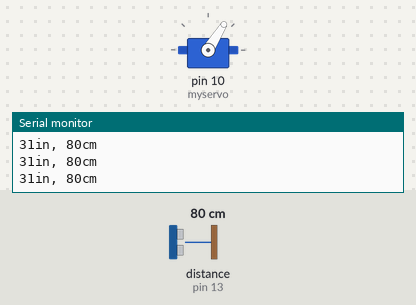
Bench run of a sketch on a simulated Arduino Uno, built with avr-gcc and run on an emulated ATmega328P. Parts: servo, the last lines printed to the serial monitor. The inputs (shaded band) are chosen by the test bench; at power-on: distance to the obstacle (sensor on pin 13) 80 cm. The echo pulse lasts 58.3 µs per cm.

Above: at 1.2 s.
1.3 s: distance to the obstacle (sensor on pin 13) set to 9 cm
At 1.7 s:
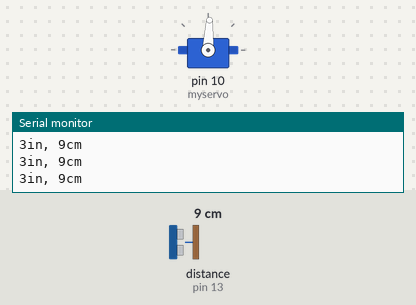
4.3 s: distance to the obstacle (sensor on pin 13) set to 2 cm
At 4.49 s:
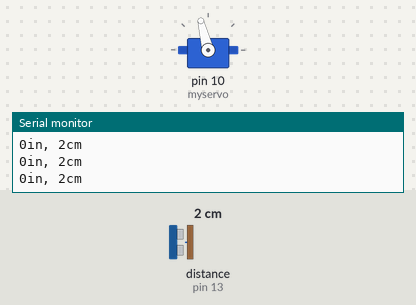
7.3 s: distance to the obstacle (sensor on pin 13) set to 120 cm
At 9.94 s:
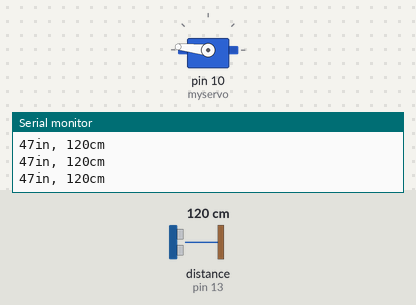
Timing chart, 0 to 16.3 s (numbered marks = the images above; inputs shaded):
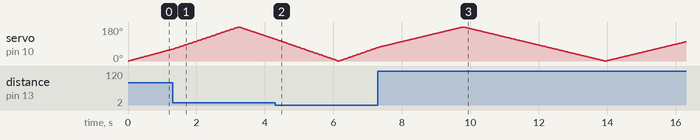

The sketch:

RADAR.ino
```cpp
#include <Servo.h>
Servo myservo;

const int tringPin = 12;
const int echoPin = 13;

volatile long duration, inches, cm;

int pos = 0;

void sweep(){
  for (pos = 0; pos <= 180; pos += 1) { // goes from 0 degrees to 180 degrees
    // in steps of 1 degree
    myservo.write(pos);
    sonicPulse();               // tell servo to go to position in variable 'pos'
    delay(15);                       // waits 15 ms for the servo to reach the position
  }
  for (pos = 180; pos >= 0; pos -= 1) { // goes from 180 degrees to 0 degrees
    myservo.write(pos);
    sonicPulse();         // tell servo to go to position in variable 'pos'
    delay(15);                       // waits 15 ms for the servo to reach the position
  }
}

void setup() {
  Serial.begin(9600);
  myservo.attach(10);
  pinMode(tringPin, OUTPUT);
  pinMode(echoPin, INPUT);


}

void sonicPulse(){

  digitalWrite(tringPin, LOW);
  delayMicroseconds(2);
  digitalWrite(tringPin, HIGH);
  delayMicroseconds(10);
  digitalWrite(tringPin, LOW);

  duration = pulseIn(echoPin, HIGH);

  inches = microsecondsToInches(duration);
  cm = microsecondsToCentimeters(duration);

  Serial.print(inches);
  Serial.print("in, ");
  Serial.print(cm);
  Serial.print("cm");
  Serial.println();

  // delay(10);
}

void loop() {
  sweep();
  // pop();
}

long microsecondsToInches(long microseconds) {
  return microseconds / 74 / 2;
}

long microsecondsToCentimeters(long microseconds) {
  return microseconds / 29 / 2;
}
```
